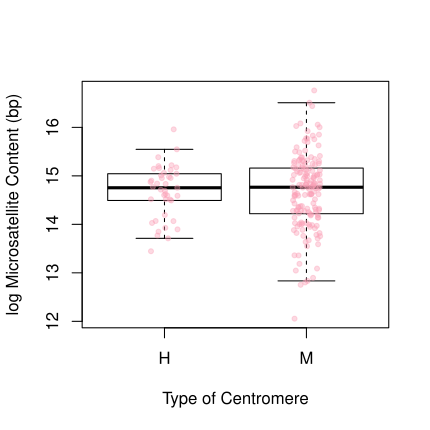

Write the R code that produced this figure.
#set working directory as figures
#load in libraries
library(geiger)

# read in microsatellite and centromere data
microsat.cent <- read.csv("../results/ssr.inference/micRocounter_results_TII_typecentromere.csv", 
                          row.names = 4)

#read in centromere type data
holo.or.mono <- microsat.cent$holo.or.mono
names(holo.or.mono) <- row.names(microsat.cent)

#import trees
trees <- read.nexus("../data/trees/post.nex")

# drops the tip 
pruned.tree <- c()
for(i in 1:100){
  pruned.tree[[i]] <- drop.tip(phy=trees[[i]], tip=c("B.terrestris",
                                                     "Plutella_xylostella",
                                                     "Timema_cristinae"))
}

# make named vector for bpMbp coontent
bp.Mbp <- microsat.cent$bp.Mbp
names(bp.Mbp) <- row.names(microsat.cent)
# run aovphylo with phylogenetic correction
aovphylo.bpMbp <- pval.bpMbp <- c()
for(i in 1:100){
  aovphylo.bpMbp[[i]] <- aov.phylo(bp.Mbp ~ holo.or.mono,
                          phy = pruned.tree[[i]],
                          nsim = 100)
  pval.bpMbp[[i]] <- print(attributes(aovphylo.bpMbp[[i]])$summary)[1,6]
}

# make named vector for all microsat content
bp.all <- microsat.cent$all
names(bp.all) <- row.names(microsat.cent)
# run aovphylo with phylogenetic correction
aovphylo.bpall <- pval.all <- c()
for(i in 1:100){
  aovphylo.bpall[[i]] <- aov.phylo(bp.all ~ holo.or.mono,
                                   phy = pruned.tree[[i]],
                                   nsim = 100)
  pval.all[[i]] <- print(attributes(aovphylo.bpall[[i]])$summary)[1,6]
}

# plot for presentation
boxplot(log(bp.all) ~ holo.or.mono,
        data = microsat.cent,
        outpch = NA,
        xlab = "Type of Centromere",
        ylab = "log Microsatellite Content (bp)")
stripchart(log(microsat.cent$all) ~ microsat.cent$holo.or.mono, 
           vertical = TRUE, 
           data = microsat.cent, 
           method = "jitter", 
           add = TRUE, 
           pch = 20, 
           col = rgb(250, 159, 181, 100,
                     maxColorValue = 255))


# export pdf at 4.3" x 4.3"

#make named vector for 2mer content
bp.2 <- microsat.cent$twomers
names(bp.2) <- row.names(microsat.cent)
# run phyloANOVA for 2mers and centromere type
aovphylo.bp2 <- pval.2mer <- c()
for(i in 1:100){
  aovphylo.bp2[[i]] <- aov.phylo(bp.2 ~ holo.or.mono,
                                 phy = pruned.tree[[i]],
                                 nsim = 100)
  pval.2mer[[i]] <- print(attributes(aovphylo.bp2[[i]])$summary)[1,6]
}

#make named vector for 3mer content
bp.3 <- microsat.cent$threemers
names(bp.3) <- row.names(microsat.cent)
# run phyloANOVA for 3mers and centromere type
aovphylo.bp3 <- pval.3mer <- c()
for(i in 1:100){
  aovphylo.bp3[[i]] <- aov.phylo(bp.3 ~ holo.or.mono,
                            phy = pruned.tree[[i]],
                            nsim = 100)
  pval.3mer[[i]] <- print(attributes(aovphylo.bp3[[i]])$summary)[1,6]
}

# make named vector for 4mer content
bp.4 <- microsat.cent$fourmers
names(bp.4) <- row.names(microsat.cent)
# run phyloANOVA for 2mers and centromere type
aovphylo.bp4 <- pval.4mer <- c()
for(i in 1:100){
  aovphylo.bp4[[i]] <- aov.phylo(bp.4 ~ holo.or.mono,
                                 phy = pruned.tree[[i]],
                                 nsim = 100)
  pval.4mer[[i]] <- print(attributes(aovphylo.bp4[[i]])$summary)[1,6]
}

# make named vector for 5mer content
bp.5 <- microsat.cent$fivemers
names(bp.5) <- row.names(microsat.cent)
# run phyloANOVA for 2mers and centromere type
aovphylo.bp5 <- pval.5mer <- c()
for(i in 1:100){
aovphylo.bp5[[i]] <- aov.phylo(bp.5 ~ holo.or.mono,
                          phy = pruned.tree[[i]],
                          nsim = 100)
pval.5mer[[i]] <- print(attributes(aovphylo.bp5[[i]])$summary)[1,6]
}

# make named vector for 6mer content
bp.6 <- microsat.cent$sixmers
names(bp.6) <- row.names(microsat.cent)
# run phyloANOVA for 2mers and centromere type
aovphylo.bp6 <- pval.6mer <- c()
for(i in 1:100){
aovphylo.bp6[[i]] <- aov.phylo(bp.6 ~ holo.or.mono,
                          phy = pruned.tree[[i]],
                          nsim = 100)
pval.6mer[[i]] <- print(attributes(aovphylo.bp6[[i]])$summary)[1,6]
}

#create data frame with all pvalues
pvals.aovphylo <- data.frame(pval.2mer, pval.3mer, pval.4mer, pval.5mer, pval.6mer, pval.all, pval.bpMbp)
write.csv(pvals.aovphylo, "../results/cent.type/pvals.aovphylo")
